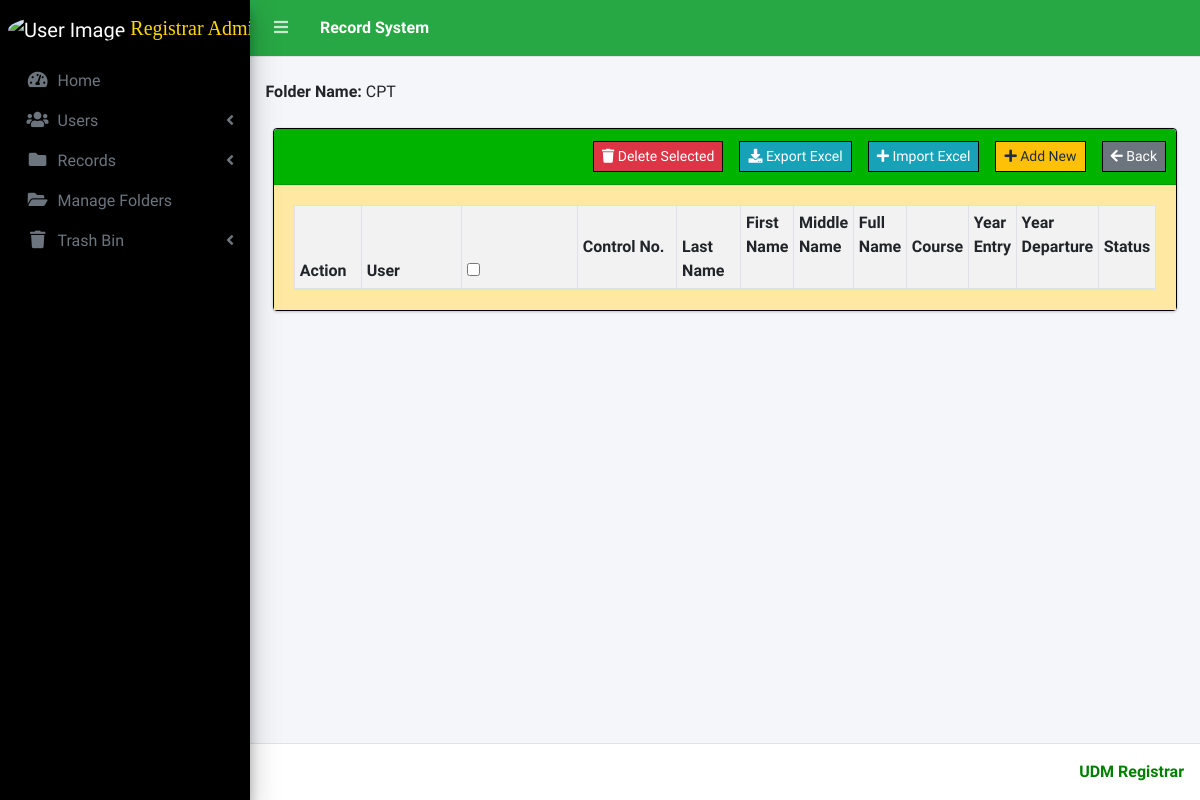
The page /index.php?page=folder&folder_id=74 (signed in) on the database as committed earlier.
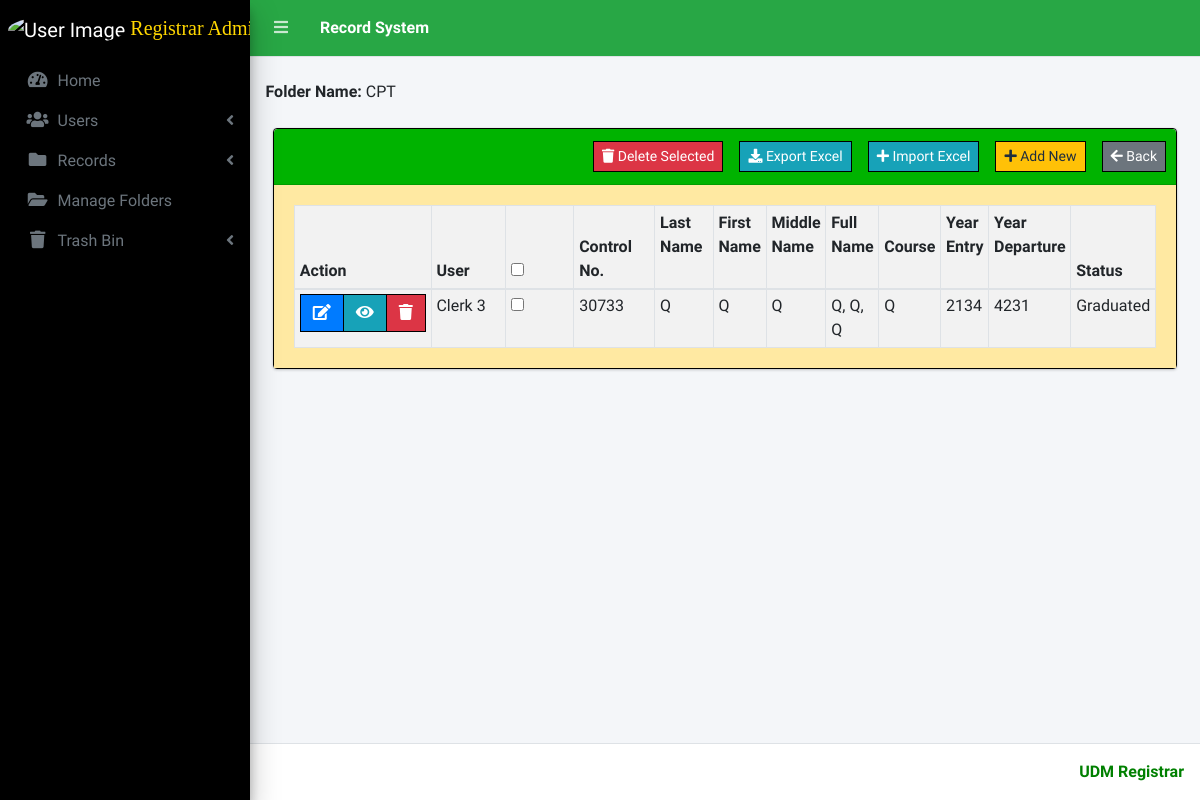
The same page on the database as committed later.
### tables this page shows
CREATE TABLE `folders` (
  `id` int(200) NOT NULL,
  `folder_name` varchar(200) NOT NULL,
  `parent_folder_id` int(200) NOT NULL,
  `created_at` timestamp(6) NULL DEFAULT current_timestamp(6),
  `updated_at` timestamp(6) NOT NULL DEFAULT current_timestamp(6) ON UPDATE current_timestamp(6)
);

CREATE TABLE `record` (
  `id` int(1) UNSIGNED ZEROFILL NOT NULL,
  `last_name` varchar(200) NOT NULL,
  `clerk_id` int(30) NOT NULL,
  `date_created` datetime NOT NULL DEFAULT current_timestamp(),
  `first_name` varchar(15) NOT NULL,
  `middle_name` varchar(15) NOT NULL,
  `course_name` varchar(50) NOT NULL,
  `year_graduate` varchar(12) NOT NULL,
  `year_entry` varchar(12) NOT NULL,
  `grad_hd` varchar(20) NOT NULL,
  `record_status` varchar(15) NOT NULL,
  `folder_id` int(10) NOT NULL
);

### folder.php (the view, shortened to what this page needs)
<?php
$val = "folder";
$folder_id = $_GET['folder_id'];
$folder_query = $conn->query("SELECT folder_name FROM folders WHERE id = $folder_id");
if ($folder_query) {
    $folder_row = $folder_query->fetch_assoc();
    $folder_name = $folder_row['folder_name'];
} else {
    exit;
}
?>
		<b> Folder Name: </b><?php echo $folder_name; ?>
        <br><br>
<form method="POST" action="" id="multi-delete-form">
    <div class="col-sm-12">
        <div class="card card-outline">
            <div class="card-header">
                <div class="card-tools">
                    <a class="btn btn-block btn-sm btn-secondary btn-flat" href="./index.php?page=manage_folders"><i class="fas fa-arrow-left"></i> Back </a>
                </div>
                <div class="card-tools mr-3">
                    <a class="btn btn-block btn-sm btn-warning btn-flat" href="./index.php?page=folder_new_student_record&folder_id=<?php echo $folder_id; ?>"><i class="fa fa-plus"></i> Add New</a>
                </div>
                <div class="card-tools mr-3">
                    <a class="btn btn-block btn-sm btn-info btn-flat" href="./index.php?page=import_excel&folder_id=<?php echo $folder_id; ?>"><i class="fa fa-plus"></i> Import Excel</a>
                </div>
                <div class="card-tools mr-3">
                    <a class="btn btn-block btn-sm btn-info btn-flat export_excel" href="ajax.php?action=export_excel_folder&folder_id=<?php echo $folder_id; ?>"><i class="fa fa-download"></i> Export Excel</a>
                </div>
				<?php if($_SESSION['login_type'] == 1): ?>
					<div class="card-tools mr-3">
						<a class="btn btn-block btn-sm btn-danger btn-flat multi-delete-btn"><i class="fas fa-trash"></i> Delete Selected</a>
					</div>
				<?php endif; ?>
				</div>
				<div class="card-body">
                <table class="table table-hover table-bordered table-sm display nowrap" style="width:100%" id="list">
                    <?php if($_SESSION['login_type'] == 1): ?>
                        <colgroup>
                            <col width="10%">
                            <col width="25%">
                            <col width="35%">
                            <col width="20%">
                            <col width="10%">
                        </colgroup>
			    <?php endif; ?>
				<thead>
				<th>Action &nbsp;</th>
						<?php if($_SESSION['login_type'] == 1 ): ?>
							<th class="clerk-id">User &nbsp;</th>
							<th><input type="checkbox" id="multi-delete-checkbox"></th>
						<?php endif; ?>
						<th>Control No. &nbsp;</th>
						<th>Last Name &nbsp;</th>
						<th>First Name &nbsp;</th>
						<th>Middle Name &nbsp;</th>
						<th>Full Name &nbsp;</th>
						<th>Course &nbsp;</th>
						<th>Year Entry &nbsp;</th>
						<th>Year Departure &nbsp;</th>
						<th>Status  &nbsp;</th>
				</thead>
				<tbody>
                        <?php
                        if($_SESSION['login_type'] == 1):
                            $user = $conn->query("SELECT * FROM users where id in (SELECT clerk_id FROM record) ");
                            while($row = $user->fetch_assoc()){
                                $uname[$row['id']] = ucwords($row['lastname'].', '.$row['firstname'].' '.$row['middlename']);
                            }
                        else:
                            $where = " WHERE clerk_id = '{$_SESSION['login_id']}' ";
                        endif;$qry = $conn->query("SELECT * FROM record WHERE folder_id = $folder_id AND record_status = 'notdeleted' ORDER BY UNIX_TIMESTAMP(date_created) DESC");
                        while($row = $qry->fetch_assoc()):
                        ?>
                        <tr>
                            <td class="text-center">
                                <div class="btn-group">
                                    <a href="./index.php?page=folder_update_record&folder_id=<?php echo $row['folder_id'] ?>" class="btn btn-primary btn-flat">
                                        <i class="fas fa-edit"></i>
                                    </a>
                                    <a href="./index.php?page=view_files&student_no=<?php echo $row['id'] ?>&val=<?php echo $val ?>&folder_id=<?php echo $folder_id ?>&folder_name=<?php echo $folder_name ?>" class="btn btn-info btn-flat">
                                        <i class="fas fa-eye"></i>
                                    </a>
                                    <?php if ($_SESSION['login_type'] == 1): ?>
                                        <button type="button" class="btn btn-danger btn-flat trash_record" data-id="<?php echo $row['id']; ?>">
                                            <i class="fas fa-trash"></i>
                                        </button>
                                    <?php endif; ?>
                                </div>
                            </td>
                            <?php if ($_SESSION['login_type'] == 1): ?>
                                <td class="clerk-id">
    <?php
    $clerkId = $row['clerk_id'];
    if ($clerkId === '1') {
        echo 'Admin 1';
    } else if ($clerkId === '2') {
        echo 'Admin 2';
    } else if ($clerkId >= '3') {
        echo 'Clerk '; echo ucwords( $clerkId);
    } else {
        echo ucwords($clerkId);
    }
    ?>
</td>
                            <?php endif; ?>
                             <?php if ($_SESSION['login_type'] == 1): ?>
                                <td>
                                    <input type="checkbox" class="record-checkbox" value="<?php echo $row['id'] ?>">
                                </td>
                            <?php endif; ?>
                            <td class="last-name"><?php echo ucwords($row['id']) ?></td>
                            <td class="last-name"><?php echo ucwords($row['last_name']) ?></td>
                            <td class="first-name"><?php echo ucwords($row['first_name']) ?></td>
                            <td class="middle-name"><?php echo ucwords($row['middle_name']) ?></td>
                            <td class="full-name">
                                <?php echo ucwords($row['last_name']) ?>, <?php echo ucwords($row['first_name']) ?>, <?php echo ucwords($row['middle_name']) ?>
                            </td>
                            <td class="course-name"><?php echo ucwords($row['course_name']) ?></td>
                            <td class="year-entry"><?php echo ucwords($row['year_entry']) ?></td>
                            <td class="year-graduate"><?php echo ucwords($row['year_graduate']) ?></td>
                            <td class="grad-hd"><?php echo ucwords($row['grad_hd']) ?></td>
                        </tr>
                    <?php endwhile; ?>
                    </tbody>
                </table>
            </div>
        </div>
    </div>
</div>

### index.php (shortened to what this page needs)
<!DOCTYPE html>
<html lang="en">
<?php
include 'header.php';
?>
<body class="hold-transition sidebar-mini layout-fixed layout-navbar-fixed layout-footer-fixed">
<div class="wrapper">
  <?php include 'topbar.php' ?>
  <?php include 'sidebar.php' ?>
  <div class="content-wrapper">
    <div class="content-header">
    <section class="content">
      <div class="container-fluid">
         <?php
          $page = isset($_GET['page']) ? $_GET['page'] : 'home';
          include $page.'.php';
          ?>
      </div>
  </div>
  <footer class="main-footer">
    <div class="float-right d-none d-sm-inline-block">
      <b> <b style="color:green">UDM Registrar</b>
    </div>
  </footer>
</div>
</body>
</html>

### header.php (shortened to what this page needs)
<head>
  <link rel="stylesheet" href="assets/plugins/fontawesome-free/css/all.min.css">
  <link rel="stylesheet" href="assets/plugins/overlayScrollbars/css/OverlayScrollbars.min.css">
  <link rel="stylesheet" href="assets/plugins/datatables-bs4/css/dataTables.bootstrap4.min.css">
  <link rel="stylesheet" href="assets/plugins/datatables-responsive/css/responsive.bootstrap4.min.css">
  <link rel="stylesheet" href="assets/plugins/datatables-buttons/css/buttons.bootstrap4.min.css">
  <link rel="stylesheet" href="assets/plugins/select2/css/select2.min.css">
  <link rel="stylesheet" href="assets/plugins/select2-bootstrap4-theme/select2-bootstrap4.min.css">
  <link rel="stylesheet" href="assets/plugins/sweetalert2-theme-bootstrap-4/bootstrap-4.min.css">
  <link rel="stylesheet" href="assets/plugins/toastr/toastr.min.css">
  <link rel="stylesheet" href="assets/plugins/dropzone/min/dropzone.min.css">
  <link rel="stylesheet" href="assets/plugins/icheck-bootstrap/icheck-bootstrap.min.css">
  <link rel="stylesheet" href="assets/dist/css/adminlte.min.css">
  <link rel="stylesheet" href="assets/dist/css/styles.css">
  <link rel="stylesheet" href="assets/plugins/summernote/summernote-bs4.min.css">
</head>

### topbar.php
<nav class="main-header navbar navbar-expand navbar-success navbar-dark ">
  <ul class="navbar-nav">
    <?php if(isset($_SESSION['login_id'])): ?>
    <li class="nav-item">
      <a class="nav-link" data-widget="pushmenu" href="" role="button"><i class="fas fa-bars"></i></a>
    </li>
  <?php endif; ?>
    <li>
      <a class="nav-link text-white"  href="./" role="button"> <large><b>Record System</b></large></a>
    </li>
  </ul>
</nav>

### sidebar.php (shortened to what this page needs)
<aside class="main-sidebar sidebar-none-success elevation-4">
   <div class="dropdown">
  	<a href="javascript:void(0)" class="brand-link dropdown-toggle" data-toggle="dropdown" aria-expanded="true">
       <?php if(empty($_SESSION['login_avatar'])): ?>
       <span class="brand-image img-circle elevation-3 d-flex justify-content-center align-items-center bg-success text-white font-weight-500" style="width: 38px;height:50px"><?php echo strtoupper(substr($_SESSION['login_firstname'], 0,1).substr($_SESSION['login_lastname'], 0,1)) ?></span>
       <?php else: ?>
         <span class="image">
           <img src="assets/uploads/<?php echo $_SESSION['login_avatar'] ?>" style="width: 38px;height:38px" class="img-circle elevation-2" alt="User Image">
         </span>
       <?php endif; ?>
       <b style='color:gold'><b style="font-family:Calisto MT;"><b style='color:gold' ><span class="brand-text font-weight-light"><?php echo ucwords($_SESSION['login_firstname'].' '.$_SESSION['login_lastname']) ?></span></b>
       </b></b>
     </a>
   </div>
   <div class="sidebar">
     <nav class="mt-2">
       <ul class="nav nav-pills nav-sidebar flex-column nav-flat" data-widget="treeview" role="menu" data-accordion="false">
         <li class="nav-item dropdown">
           <a href="./" class="nav-link nav-home">
             <i class="nav-icon fas fa-tachometer-alt"></i>
             <p>
               Home
             </p>
           </a>
         </li>
       <?php if($_SESSION['login_type'] == 1): ?>
         <li class="nav-item">
           <a href="#" class="nav-link nav-edit_user">
             <i class="nav-icon fas fa-users"></i>
             <p>
               Users
               <i class="right fas fa-angle-left"></i>
             </p>
           </a>
         </li>
         <li class="nav-item">
           <a href="#" class="nav-link nav-is-tree nav-edit_document nav-view_document">
           <i class="nav-icon fas fa-folder"></i>
             <p>
               Records
               <i class="right fas fa-angle-left"></i>
             </p>
           </a>
         </li>
         <li class="nav-item">
           <a href="./index.php?page=manage_folders" class="nav-link nav-is-tree nav-edit_document nav-view_document">
           <i class="nav-icon fa fa-folder-open"></i>
             <p>
               Manage Folders
             </p>
           </a>
         </li>
         <li class="nav-item">
           <a href="#" class="nav-link nav-is-tree nav-edit_document nav-view_document">
           <i class="nav-icon fa fa-trash"></i>
             <p>
               Trash Bin
               <i class="right fas fa-angle-left"></i>
             </p>
           </a>
         </li>
       <?php endif; ?>
       </ul>
     </nav>
   </div>
 </aside>

### sidebar.php (style rules this page uses)
.main-sidebar { background: black; }

### folder.php (style rules this page uses)
.card-header { background: #00b300; }
.card-body { background: #FFE9A2; }
.table-bordered { background: #f2f2f2; }
.btn { border: 1px solid black; }
.card { border: 1px solid black; }

Rows that differ between the two databases and show on the page:
added record: clerk "3", id "30733", last_name "Q", first_name "Q", middle_name "Q", course_name "Q", year_entry "2134", year_graduate "4231", grad_hd "Graduated"
